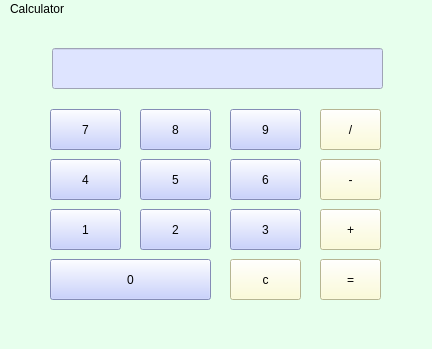
<?xml version="1.0" encoding="UTF-8"?>
<ui version="4.0">
 <class>MainWindow</class>
 <widget class="QMainWindow" name="MainWindow">
  <property name="geometry">
   <rect>
    <x>0</x>
    <y>0</y>
    <width>432</width>
    <height>349</height>
   </rect>
  </property>
  <property name="windowTitle">
   <string>MainWindow</string>
  </property>
  <property name="styleSheet">
   <string notr="true">background-color: rgb(231, 255, 237)</string>
  </property>
  <widget class="QWidget" name="centralwidget">
   <widget class="QPushButton" name="pushButton">
    <property name="geometry">
     <rect>
      <x>50</x>
      <y>90</y>
      <width>71</width>
      <height>41</height>
     </rect>
    </property>
    <property name="styleSheet">
     <string notr="true">background-color: rgb(185, 196, 255)</string>
    </property>
    <property name="text">
     <string>7</string>
    </property>
   </widget>
   <widget class="QPushButton" name="pushButton_2">
    <property name="geometry">
     <rect>
      <x>140</x>
      <y>90</y>
      <width>71</width>
      <height>41</height>
     </rect>
    </property>
    <property name="styleSheet">
     <string notr="true">background-color: rgb(185, 196, 255)</string>
    </property>
    <property name="text">
     <string>8</string>
    </property>
   </widget>
   <widget class="QPushButton" name="pushButton_3">
    <property name="geometry">
     <rect>
      <x>50</x>
      <y>140</y>
      <width>71</width>
      <height>41</height>
     </rect>
    </property>
    <property name="styleSheet">
     <string notr="true">background-color: rgb(185, 196, 255)</string>
    </property>
    <property name="text">
     <string>4</string>
    </property>
   </widget>
   <widget class="QPushButton" name="pushButton_4">
    <property name="geometry">
     <rect>
      <x>140</x>
      <y>140</y>
      <width>71</width>
      <height>41</height>
     </rect>
    </property>
    <property name="styleSheet">
     <string notr="true">background-color: rgb(185, 196, 255)</string>
    </property>
    <property name="text">
     <string>5</string>
    </property>
   </widget>
   <widget class="QPushButton" name="pushButton_5">
    <property name="geometry">
     <rect>
      <x>230</x>
      <y>90</y>
      <width>71</width>
      <height>41</height>
     </rect>
    </property>
    <property name="styleSheet">
     <string notr="true">background-color: rgb(185, 196, 255)</string>
    </property>
    <property name="text">
     <string>9</string>
    </property>
   </widget>
   <widget class="QPushButton" name="pushButton_6">
    <property name="geometry">
     <rect>
      <x>230</x>
      <y>140</y>
      <width>71</width>
      <height>41</height>
     </rect>
    </property>
    <property name="styleSheet">
     <string notr="true">background-color: rgb(185, 196, 255)</string>
    </property>
    <property name="text">
     <string>6</string>
    </property>
   </widget>
   <widget class="QPushButton" name="pushButton_7">
    <property name="geometry">
     <rect>
      <x>50</x>
      <y>190</y>
      <width>71</width>
      <height>41</height>
     </rect>
    </property>
    <property name="styleSheet">
     <string notr="true">background-color: rgb(185, 196, 255)</string>
    </property>
    <property name="text">
     <string>1</string>
    </property>
   </widget>
   <widget class="QPushButton" name="pushButton_8">
    <property name="geometry">
     <rect>
      <x>140</x>
      <y>190</y>
      <width>71</width>
      <height>41</height>
     </rect>
    </property>
    <property name="styleSheet">
     <string notr="true">background-color: rgb(185, 196, 255)</string>
    </property>
    <property name="text">
     <string>2</string>
    </property>
   </widget>
   <widget class="QPushButton" name="pushButton_9">
    <property name="geometry">
     <rect>
      <x>230</x>
      <y>190</y>
      <width>71</width>
      <height>41</height>
     </rect>
    </property>
    <property name="styleSheet">
     <string notr="true">background-color: rgb(185, 196, 255)</string>
    </property>
    <property name="text">
     <string>3</string>
    </property>
   </widget>
   <widget class="QPushButton" name="pushButton_10">
    <property name="geometry">
     <rect>
      <x>50</x>
      <y>240</y>
      <width>161</width>
      <height>41</height>
     </rect>
    </property>
    <property name="styleSheet">
     <string notr="true">background-color: rgb(185, 196, 255)</string>
    </property>
    <property name="text">
     <string>0</string>
    </property>
   </widget>
   <widget class="QPushButton" name="pushButton_11">
    <property name="geometry">
     <rect>
      <x>230</x>
      <y>240</y>
      <width>71</width>
      <height>41</height>
     </rect>
    </property>
    <property name="styleSheet">
     <string notr="true">background-color: rgb(255, 254, 205)</string>
    </property>
    <property name="text">
     <string>c</string>
    </property>
   </widget>
   <widget class="QPushButton" name="pushButton_12">
    <property name="geometry">
     <rect>
      <x>320</x>
      <y>90</y>
      <width>61</width>
      <height>41</height>
     </rect>
    </property>
    <property name="styleSheet">
     <string notr="true">background-color: rgb(255, 254, 205)</string>
    </property>
    <property name="text">
     <string>/</string>
    </property>
   </widget>
   <widget class="QPushButton" name="pushButton_13">
    <property name="geometry">
     <rect>
      <x>320</x>
      <y>140</y>
      <width>61</width>
      <height>41</height>
     </rect>
    </property>
    <property name="styleSheet">
     <string notr="true">background-color: rgb(255, 254, 205)</string>
    </property>
    <property name="text">
     <string>-</string>
    </property>
   </widget>
   <widget class="QPushButton" name="pushButton_14">
    <property name="geometry">
     <rect>
      <x>320</x>
      <y>190</y>
      <width>61</width>
      <height>41</height>
     </rect>
    </property>
    <property name="styleSheet">
     <string notr="true">background-color: rgb(255, 254, 205)</string>
    </property>
    <property name="text">
     <string>+</string>
    </property>
   </widget>
   <widget class="QPushButton" name="pushButton_15">
    <property name="geometry">
     <rect>
      <x>320</x>
      <y>240</y>
      <width>61</width>
      <height>41</height>
     </rect>
    </property>
    <property name="styleSheet">
     <string notr="true">background-color: rgb(255, 254, 205)</string>
    </property>
    <property name="text">
     <string>=</string>
    </property>
   </widget>
   <widget class="QLineEdit" name="lineEdit">
    <property name="geometry">
     <rect>
      <x>52</x>
      <y>29</y>
      <width>331</width>
      <height>41</height>
     </rect>
    </property>
    <property name="styleSheet">
     <string notr="true">background-color: rgb(222, 228, 255)</string>
    </property>
   </widget>
  </widget>
  <widget class="QMenuBar" name="menubar">
   <property name="geometry">
    <rect>
     <x>0</x>
     <y>0</y>
     <width>432</width>
     <height>22</height>
    </rect>
   </property>
   <widget class="QMenu" name="menuCalculator">
    <property name="title">
     <string>Calculator</string>
    </property>
   </widget>
   <addaction name="menuCalculator"/>
  </widget>
  <widget class="QStatusBar" name="statusbar"/>
 </widget>
 <resources/>
 <connections/>
</ui>
